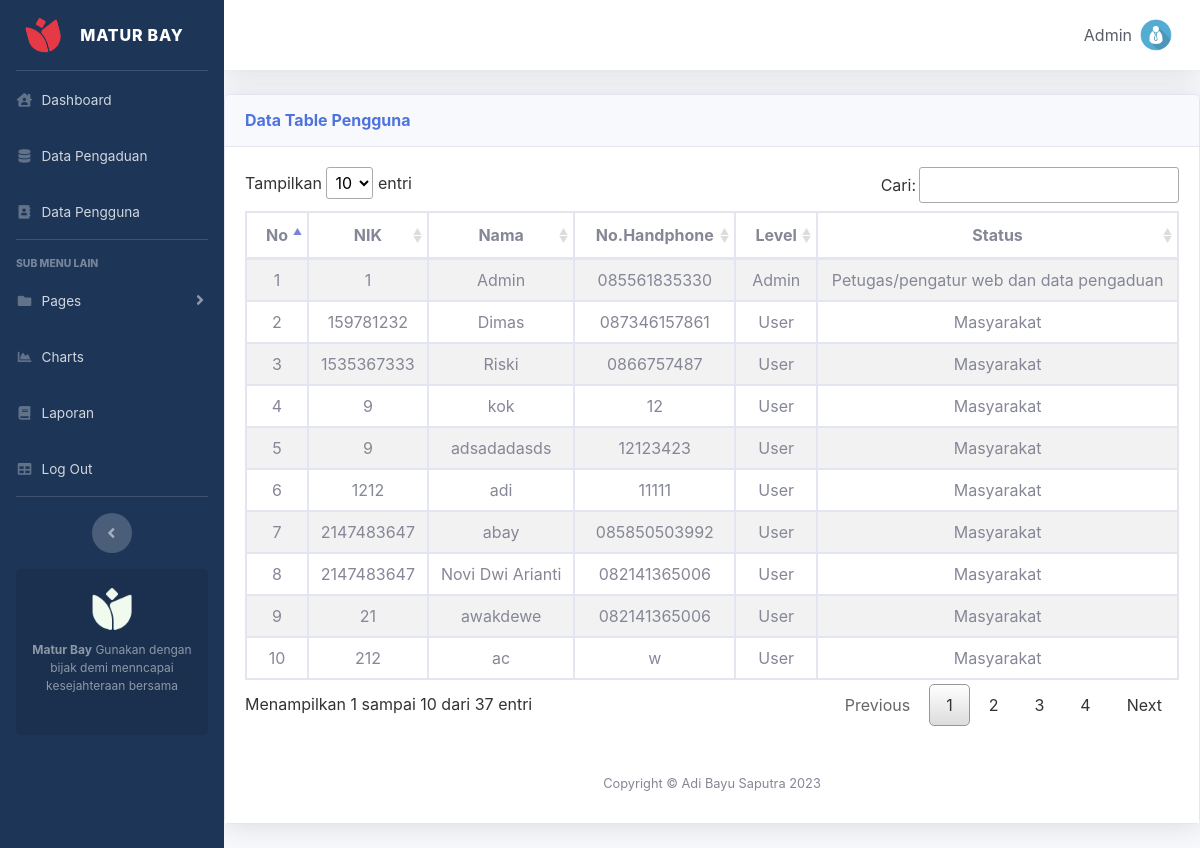
The page /view/admin/datapenggunaadmin.php (signed in) on the database its author committed.
### tables this page shows
CREATE TABLE `tb_pengguna` (
  `id_pengguna` int(5) NOT NULL,
  `nik` int(9) NOT NULL,
  `nama` varchar(123) NOT NULL,
  `level` varchar(15) NOT NULL,
  `Status` varchar(123) NOT NULL,
  `no_hp` varchar(112) NOT NULL,
  `username` varchar(123) NOT NULL,
  `password` varchar(123) NOT NULL
);

### view/admin/datapenggunaadmin.php (the view, shortened to what this page needs)
<?php
include 'header.php';
?>
                <div class="card shadow mb-4">
                         <div class="card-header py-3 d-flex flex-row align-items-center justify-content-between">
                                <h6 class="m-0 font-weight-bold text-primary">Data Table Pengguna</h6>
                            </div>
                                <div class="card-body">
                                    <div class="chart-area">
                                <div style="width: 100%;margin: 0px auto;">
                                <div class="content">
                                    <table width="100%" id="tabel" class="table table-striped table table-bordered text-center" cellspacing="0" >
                                        <thead>
                                        <th>No</th>
                                            <th>NIK</th>
                                            <th>Nama</th>
                                            <th>No.Handphone</th>
                                            <th>Level</th>
                                            <th>Status</th>
                                        </thead>
                                        <tbody align="center">
                                            <?php
                                            include "../../back/koneksi/koneksi.php";
                                            $SqlQuery = mysqli_query($koneksi, "SELECT * FROM tb_pengguna ");
                                                $no = 1;
                                                while ($row = mysqli_fetch_array($SqlQuery)) {
                                                ?>
                                                    <tr align="center">
                                                        <td>
                                                            <?php echo $no++ ?>
                                                        </td>
                                                        <td>
                                                            <?php echo $row['nik']; ?>
                                                        </td>
                                                        <td>
                                                            <?php echo $row['nama']; ?>
                                                        </td>
                                                        <td>
                                                            <?php echo $row['no_hp']; ?>
                                                        </td>
                                                        <td>
                                                            <?php echo $row['level']; ?>
                                                        </td>
                                                        <td>
                                                            <?php echo $row['Status']; ?>
                                                        </td>
                                                    <?php
                                                }
                                                    ?>
                                        </tbody>
                                    </table>
                                </div>
    </div>
</div>
</div>
<?php include 'footer.php';?>

### rows shown on the page
tb_pengguna: nik "1", nama "Admin", no_hp "085561835330", level "Admin", Status "Petugas/pengatur web dan data pengaduan"
tb_pengguna: nik "159781232", nama "Dimas", no_hp "087346157861", level "User", Status "Masyarakat"
tb_pengguna: nik "1535367333", nama "Riski", no_hp "0866757487", level "User", Status "Masyarakat"
tb_pengguna: nik "9", nama "kok", no_hp "12", level "User", Status "Masyarakat"
tb_pengguna: nik "9", nama "adsadadasds", no_hp "12123423", level "User", Status "Masyarakat"
tb_pengguna: nik "1212", nama "adi", no_hp "11111", level "User", Status "Masyarakat"
tb_pengguna: nik "2147483647", nama "abay", no_hp "085850503992", level "User", Status "Masyarakat"
tb_pengguna: nik "2147483647", nama "Novi Dwi Arianti", no_hp "082141365006", level "User", Status "Masyarakat"
tb_pengguna: nik "21", nama "awakdewe", no_hp "082141365006", level "User", Status "Masyarakat"
tb_pengguna: nik "212", nama "ac", no_hp "w", level "User", Status "Masyarakat"
